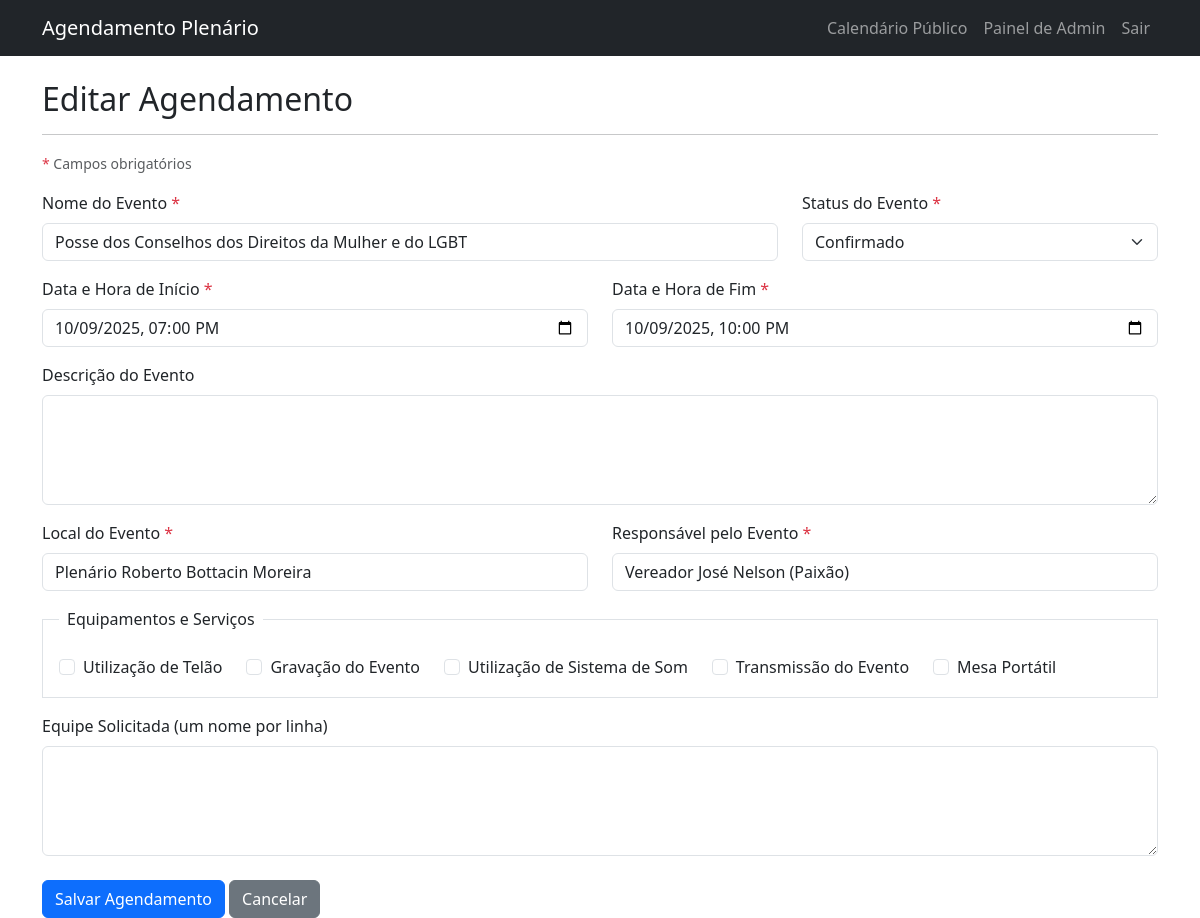
Page /agendamento/editar/2 (signed in) on the committed database.
### app/models.py (models this page shows, shortened)
class Agendamento(db.Model):
    id = db.Column(db.Integer, primary_key=True)
    titulo = db.Column(db.String(140), nullable=False)
    descricao = db.Column(db.Text)
    data_inicio = db.Column(db.DateTime, index=True, nullable=False)
    data_fim = db.Column(db.DateTime, nullable=False)
    local = db.Column(db.String(140), default='Plenário Roberto Bottacin Moreira')
    responsavel = db.Column(db.String(140))
    status = db.Column(db.String(64), default='Confirmado')
    uso_telao = db.Column(db.Boolean, default=False)
    gravacao = db.Column(db.Boolean, default=False)
    uso_som = db.Column(db.Boolean, default=False)
    transmissao = db.Column(db.Boolean, default=False)
    equipe_solicitada = db.Column(db.Text)
    usuario_id = db.Column(db.Integer, db.ForeignKey('usuario.id'))
    mesa_portatil = db.Column(db.Boolean, default=False)

### app/routes.py (the view)
@bp.route('/agendamento/editar/<int:agendamento_id>', methods=['GET', 'POST'])
@login_required
def editar_agendamento(agendamento_id):
    agendamento = Agendamento.query.get_or_404(agendamento_id)
    form = AgendamentoForm(agendamento_id=agendamento_id)
    if form.validate_on_submit():
        agendamento.titulo = form.titulo.data
        agendamento.descricao = form.descricao.data
        agendamento.data_inicio = form.data_inicio.data
        agendamento.data_fim = form.data_fim.data
        agendamento.local = form.local.data
        agendamento.responsavel = form.responsavel.data
        agendamento.status = form.status.data
        agendamento.uso_telao = form.uso_telao.data
        agendamento.gravacao = form.gravacao.data
        agendamento.uso_som = form.uso_som.data
        agendamento.transmissao = form.transmissao.data
        agendamento.equipe_solicitada = form.equipe_solicitada.data
        db.session.commit()
        flash('Agendamento atualizado com sucesso!')
        return redirect(url_for('main.admin_dashboard'))
    elif request.method == 'GET':
        form.titulo.data = agendamento.titulo
        form.descricao.data = agendamento.descricao
        form.data_inicio.data = agendamento.data_inicio
        form.data_fim.data = agendamento.data_fim
        form.local.data = agendamento.local
        form.responsavel.data = agendamento.responsavel
        form.status.data = agendamento.status
        form.uso_telao.data = agendamento.uso_telao
        form.gravacao.data = agendamento.gravacao
        form.uso_som.data = agendamento.uso_som
        form.transmissao.data = agendamento.transmissao
        form.equipe_solicitada.data = agendamento.equipe_solicitada
    return render_template('editar_agendamento.html', title='Editar Agendamento', form=form)

### app/models.py (called while the page is built)
@login_manager.user_loader
def load_user(user_id):
    return Usuario.query.get(int(user_id))

### app/templates/editar_agendamento.html (shortened to what this page needs)
{% extends "base.html" %}
{% block content %}
    <h2>Editar Agendamento</h2>
    <hr>
    <p class="text-muted"><small><span class="text-danger">*</span> Campos obrigatórios</small></p>
    <form action="" method="post" novalidate>
        <div class="row">
            <div class="col-md-8 mb-3">
                <label for="titulo" class="form-label">Nome do Evento <span class="text-danger">*</span></label>
                {{ form.titulo(class="form-control" + (" is-invalid" if form.titulo.errors else ""), size=32) }}
            </div>
            <div class="col-md-4 mb-3">
                <label for="status" class="form-label">Status do Evento <span class="text-danger">*</span></label>
                {{ form.status(class="form-select" + (" is-invalid" if form.status.errors else "")) }}
            </div>
        </div>
        <div class="row">
            <div class="col-md-6 mb-3">
                <label for="data_inicio" class="form-label">Data e Hora de Início <span class="text-danger">*</span></label>
                {{ form.data_inicio(class="form-control" + (" is-invalid" if form.data_inicio.errors else "")) }}
            </div>
            <div class="col-md-6 mb-3">
                <label for="data_fim" class="form-label">Data e Hora de Fim <span class="text-danger">*</span></label>
                {{ form.data_fim(class="form-control" + (" is-invalid" if form.data_fim.errors else "")) }}
            </div>
        </div>
        <div class="mb-3">
            {{ form.descricao.label(class="form-label") }}
            {{ form.descricao(class="form-control", rows=4) }}
        </div>
        <div class="row">
            <div class="col-md-6 mb-3">
                <label for="local" class="form-label">Local do Evento <span class="text-danger">*</span></label>
                {{ form.local(class="form-control" + (" is-invalid" if form.local.errors else "")) }}
            </div>
            <div class="col-md-6 mb-3">
                <label for="responsavel" class="form-label">Responsável pelo Evento <span class="text-danger">*</span></label>
                {{ form.responsavel(class="form-control" + (" is-invalid" if form.responsavel.errors else "")) }}
            </div>
        </div>
        <fieldset class="border p-3 mb-3">
            <legend class="float-none w-auto px-2 fs-6">Equipamentos e Serviços</legend>
            <div class="d-flex flex-wrap">
                <div class="form-check me-4">{{ form.uso_telao(class="form-check-input") }} {{ form.uso_telao.label(class="form-check-label") }}</div>
                <div class="form-check me-4">{{ form.gravacao(class="form-check-input") }} {{ form.gravacao.label(class="form-check-label") }}</div>
                <div class="form-check me-4">{{ form.uso_som(class="form-check-input") }} {{ form.uso_som.label(class="form-check-label") }}</div>
                <div class="form-check me-4">{{ form.transmissao(class="form-check-input") }} {{ form.transmissao.label(class="form-check-label") }}</div>
                <div class="form-check me-4">{{ form.mesa_portatil.label(class="form-check-label") }} {{ form.mesa_portatil(class="form-check-input") }}</div>
            </div>
        </fieldset>
        <div class="mb-3">
            {{ form.equipe_solicitada.label(class="form-label") }}
            {{ form.equipe_solicitada(class="form-control", rows=4) }}
        </div>
        <div class="mt-4">
            {{ form.submit(class="btn btn-primary") }}
            <a href="{{ url_for('main.admin_dashboard') }}" class="btn btn-secondary">Cancelar</a>
        </div>
    </form>
{% endblock %}

### app/templates/base.html (style rules this page uses)
body { padding-top: 56px; }

### rows in the picture
Agendamento: titulo "Posse dos Conselhos dos Direitos da Mulher e do LGBT", status "Confirmado", data_inicio "10/09/2025 19:00", data_fim "10/09/2025 22:00", local "Plenário Roberto Bottacin Moreira", responsavel "Vereador José Nelson (Paixão)"
